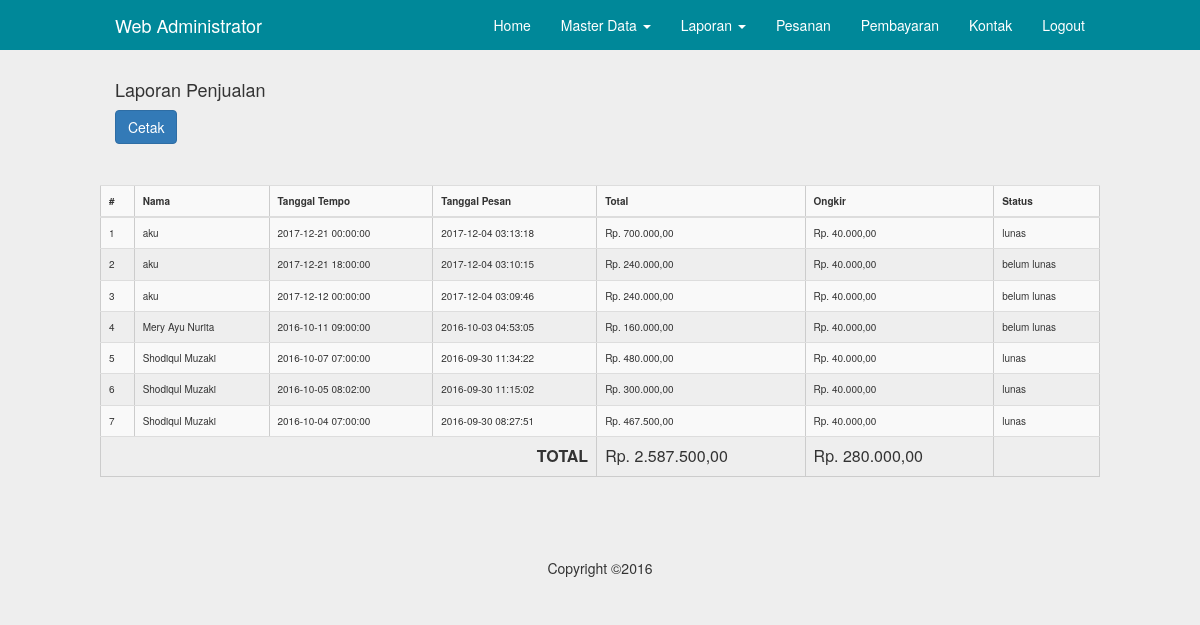
Page /admin/laporan.php (signed in) on the committed database.
### tables this page shows
CREATE TABLE `pesanan` (
  `id` int(5) NOT NULL,
  `tanggal_pesan` datetime NOT NULL,
  `tanggal_digunakan` datetime NOT NULL,
  `user_id` int(5) NOT NULL,
  `nama` varchar(100) NOT NULL,
  `alamat` text NOT NULL,
  `kota` varchar(255) NOT NULL,
  `ongkir` int(11) NOT NULL,
  `telephone` varchar(20) NOT NULL,
  `read` enum('0','1') NOT NULL,
  `status` enum('lunas','belum lunas','','') NOT NULL
);

### admin/laporan.php (the view, shortened to what this page needs)
<?php
	if (@$_GET['act'] != "cetak") {
		include"inc/header.php";
	}
?>
<div class="container">
	<h4>Laporan Penjualan</h4>
	<?php
		if (@$_GET['act'] != "cetak") {
			?>
				<a href="?act=cetak" class="btn btn-primary">Cetak</a>
			<?php
		}
	?>
	<div class="col-md-12">
		<hr/>
	</div>
	<div class="row">
		<table class="table table-striped" border="1">
			<tr>
				<th>#</th>
				<th>Nama</th>
				<th>Tanggal Tempo</th>
				<th>Tanggal Pesan</th>
				<th>Total</th>
				<th>Ongkir</th>
				<th>Status</th>
			</tr>
			<tbody>
				<?php
					$totalSemua = 0;
					$totalOngkir = 0;
					$no = 0;
					$q = mysql_query("Select pesanan.* from pesanan order by id desc") or die (mysql_error());
					while ($data = mysql_fetch_object($q)) {
						$totalHarga = 0;
						$no++;
						$q2 = mysql_query("Select detail_pesanan.*, produk.harga from detail_pesanan INNER JOIN produk ON detail_pesanan.produk_id = produk.id where pesanan_id = '$data->id'") or die (mysql_error());
						while ($d = mysql_fetch_object($q2)) {
							$totalHarga += $d->harga * $d->qty;
						}
						$totalSemua += $totalHarga;
						$totalOngkir += $data->ongkir;
						?>
						<tr>
							<td><?php echo $no; ?></td>
							<td><?php echo $data->nama; ?></td>
							<td><?php echo $data->tanggal_digunakan; ?></td>
							<td><?php echo $data->tanggal_pesan; ?></td>
							<td><?php echo "Rp. " .number_format($totalHarga, 2, ",", "."); ?></td>
							<td><?php echo "Rp. " .number_format($data->ongkir, 2, ",", "."); ?></td>
							<td><?php echo $data->status; ?></td>
						</tr>
						<?php
					}
				?>
				<tr>
					<td colspan="4" align="right">
						<font size="3">
							<b>TOTAL</b>
						</font>
					</td>
					<td>
						<font size="3"><?php echo "Rp. ". number_format($totalSemua, 2, ",", "."); ?></font>
					</td>
					<td>
						<font size="3">
							<?php echo "Rp. ". number_format($totalOngkir, 2, ",", "."); ?>
						</font>
					</td>
					<td></td>
				</tr>
			</tbody>
		</table>
	</div>
</div>
<?php
if (@$_GET['act'] == "cetak") {
	$html = ob_get_contents();
	ob_end_clean();
	include("../assets/MPDF57/mpdf.php");
	$mpdf=new mPDF();
	$stylesheet = file_get_contents('../assets/css/style.css');
	$mpdf->WriteHTML($stylesheet, 1);
	$mpdf->WriteHTML(utf8_encode($html), 2);
	$mpdf->Output();
	exit;
}
else {
	include"inc/footer.php";
}
?>

### assets/css/navbar-fixed-top.css (style rules this page uses)
body { padding-top: 70px; }

### assets/css/style.css (style rules this page uses)
@media (min-width: 768px) { .container { width: 750px; } }
@media (min-width: 992px) { .container { width: 970px; } }
@media (min-width: 1200px) { .container { width: 1000px; } }
.table { border:1px solid#CCC; }
table td, table th { padding:10px; font-size: 10px; }
* { transition: all 200ms ease-in-out; }
body { background-color: #EEE; }

### rows in the picture
pesanan: nama "aku", tanggal_digunakan "2017-12-21 00:00:00", tanggal_pesan "2017-12-04 03:13:18", totalHarga "700.000,00", ongkir "40.000,00", status "lunas"
pesanan: nama "aku", tanggal_digunakan "2017-12-21 18:00:00", tanggal_pesan "2017-12-04 03:10:15", totalHarga "240.000,00", ongkir "40.000,00", status "belum lunas"
pesanan: nama "aku", tanggal_digunakan "2017-12-12 00:00:00", tanggal_pesan "2017-12-04 03:09:46", totalHarga "240.000,00", ongkir "40.000,00", status "belum lunas"
pesanan: nama "Mery Ayu Nurita", tanggal_digunakan "2016-10-11 09:00:00", tanggal_pesan "2016-10-03 04:53:05", totalHarga "160.000,00", ongkir "40.000,00", status "belum lunas"
pesanan: nama "Shodiqul Muzaki", tanggal_digunakan "2016-10-07 07:00:00", tanggal_pesan "2016-09-30 11:34:22", totalHarga "480.000,00", ongkir "40.000,00", status "lunas"
pesanan: nama "Shodiqul Muzaki", tanggal_digunakan "2016-10-05 08:02:00", tanggal_pesan "2016-09-30 11:15:02", totalHarga "300.000,00", ongkir "40.000,00", status "lunas"
pesanan: nama "Shodiqul Muzaki", tanggal_digunakan "2016-10-04 07:00:00", tanggal_pesan "2016-09-30 08:27:51", totalHarga "467.500,00", ongkir "40.000,00", status "lunas"

### other values in the picture
$totalSemua "2.587.500,00"
$totalOngkir "280.000,00"
